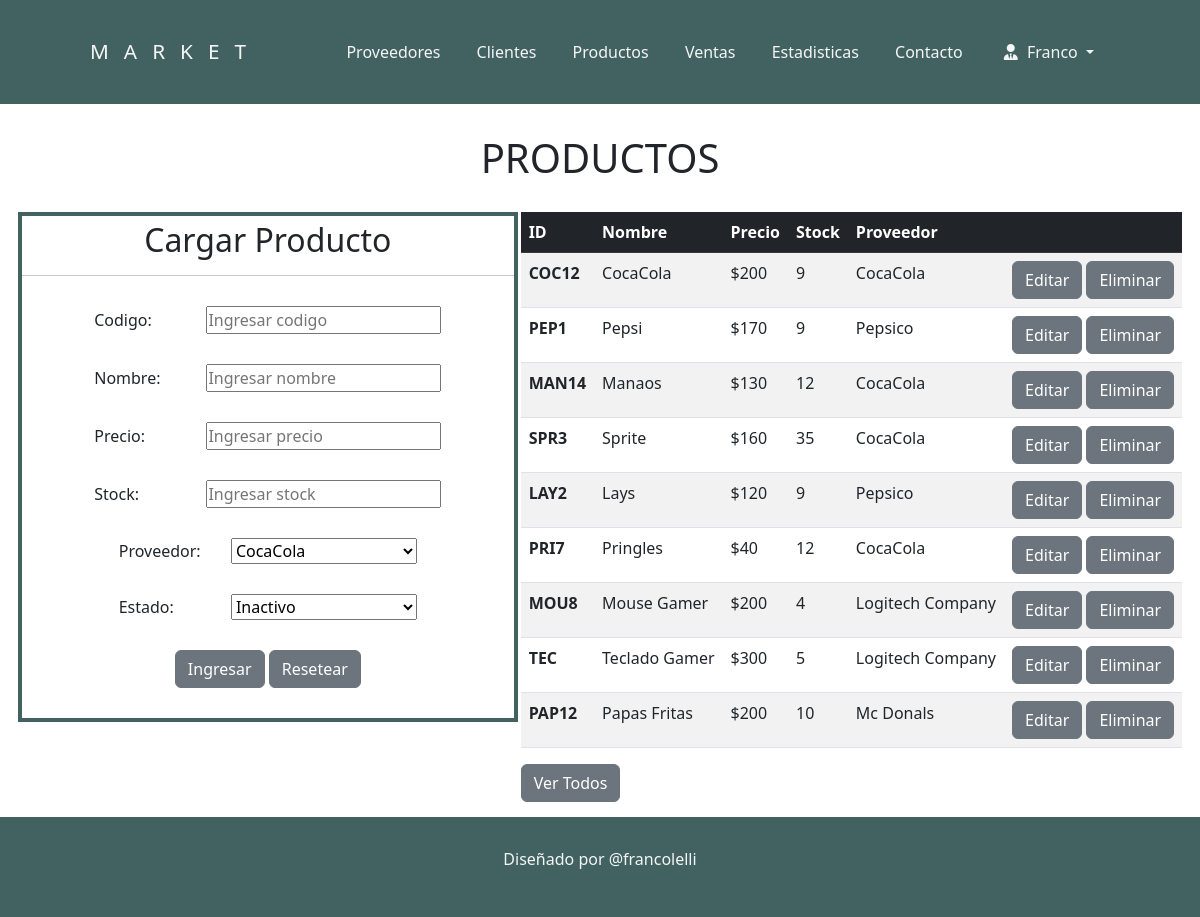
Screenshot of /productos.php (signed in) with the database file from the repository.
### tables this page shows
CREATE TABLE `usuario` (
  `Usu_id` int(11) NOT NULL,
  `Usu_nombre` varchar(25) DEFAULT NULL,
  `Usu_email` varchar(30) DEFAULT NULL,
  `Usu_contra` varchar(25) DEFAULT NULL
);

CREATE TABLE `prod` (
  `Prod_id` int(11) NOT NULL,
  `Prod_nombre` varchar(25) DEFAULT NULL,
  `Prod_stock` int(11) DEFAULT NULL,
  `Prod_id_prov` int(11) DEFAULT NULL,
  `estadoReal` int(11) DEFAULT NULL,
  `CodigoProd` varchar(25) DEFAULT NULL,
  `precio` int(11) DEFAULT NULL
);

CREATE TABLE `proveedor1` (
  `Prod_id` int(11) NOT NULL,
  `Prov_id_loc` int(11) DEFAULT NULL,
  `Prov_nombre` varchar(25) DEFAULT NULL,
  `Prov_apellido` varchar(25) DEFAULT NULL,
  `Prov_DNI` int(11) DEFAULT NULL,
  `estadoReal` int(11) DEFAULT NULL
);

### productos.php (the view, shortened to what this page needs)
<?php
    $db = new mysqli('localhost', 'root', '', 'sistema_prog');
    if(!isset($_SESSION['email'])){
        header("Location: ./login.php");
    }else{
        $email = $_SESSION['email'];
?>
<!DOCTYPE html>
<html>
<head>
    <link rel="stylesheet" href="./css/styles.css">
    <link href="https://cdn.jsdelivr.net/npm/bootstrap@5.2.1/dist/css/bootstrap.min.css" rel="stylesheet">
</head>
<body>
    <header class="header">
        <div class="divGeneral logo-nav-container">
            <a href="./index.php" class="logo">MARKET</a>
            <nav class="navegation">
                <ul class="listaNav">
                    <li><a href="./proveedores.php">Proveedores</a></li>
                    <li><a href="./clientes.php">Clientes</a></li>
                    <li><a href="./productos.php">Productos</a></li>
                    <li><a href="./ventas.php">Ventas</a></li>
                    <li><a href="./estadisticas.php">Estadisticas</a></li>
                    <li><a href="./contacto.php">Contacto</a></li>
                    <li class="nav-item dropdown">
                        <a class="nav-link dropdown-toggle" href="#" role="button" data-bs-toggle="dropdown" aria-expanded="false">
                        <i class="fas fa-user-tie logo2"></i>
                        <?php
                            $consultaNom = $db->query("SELECT Usu_nombre FROM usuario WHERE Usu_email = '$email'");
                            $arrayNom = $consultaNom->fetch_array();
                            echo $arrayNom[0];
                        ?>
                        </a>
                    </li>
                </ul>
            </nav>
        </div>
    </header>
    <main>
        <div>
            <h1 class="tituloPagina">PRODUCTOS</h1>
        </div>
        <section class="panelProv">
            <div class="formProv">
                <form class="form" action="productos.php" id="formulario" method="post">
                    <div class="tituloForm"><h2>Cargar Producto</h2></div>
                    <hr>
                    <div class="divForm">
                        <label for="dni">Codigo:</label>
                        <input type="text" name="code" placeholder="Ingresar codigo" id="codProd">
                    </div>
                    <div class="divForm">
                        <label for="name">Nombre:</label>
                        <input type="text" name="name" placeholder="Ingresar nombre" id="nombreProd">
                    </div>
                    <div class="divForm">
                        <label for="name">Precio:</label>
                        <input type="number" onkeydown="return event.keyCode !== 69" name="precio" placeholder="Ingresar precio" id="precioProd">
                    </div>
                    <div class="divForm">
                        <label for="stock">Stock:</label>
                        <input type="number" onkeydown="return event.keyCode !== 69" name="stock" placeholder="Ingresar stock" id="stockProd">
                    </div>
                    <div class="divForm">
                        <label for="ciudad">Proveedor:</label>
                        <select name="proveedor" id="proveedor">
                        <?php
                            $arrayConsulta = $db->query("SELECT (proveedor1.Prod_id) as 'id_prov', (proveedor1.Prov_apellido) as 'NombreProv' FROM proveedor1 ORDER BY Prov_apellido");
                            $consulta = $arrayConsulta->fetch_array();
                            while($consulta != null){
                                echo "<option value=".$consulta['id_prov'].">".$consulta['NombreProv']."</option>";
                                $consulta = $arrayConsulta->fetch_array();
                            };
                        ?>
                        </select>
                    </div>
                    <div class="divForm">
                        <label for="estado">Estado:</label>
                        <select name="estado" id="estado">
                        <?php
                            $arrayConsulta = $db->query("SELECT estado.Nombre as 'nombre', estado.estadoValor as  'valorEstado' FROM estado");
                            $consulta = $arrayConsulta->fetch_array();
                            while($consulta != null){
                                $value = $consulta['valorEstado'];
                                echo "<option value='$value'>".$consulta['nombre']."</option>";
                                $consulta = $arrayConsulta->fetch_array();
                            };
                        ?>
                        </select>
                    </div>
                    <div class="divForm">
                        <button type="button" class="btn btn-secondary" id="btnAgregar" onclick="validar()">Ingresar</button>
                        <button type="reset" class="btn btn-secondary">Resetear</button>
                    </div>
                </form>
            </div>
            <div class="tablaProv">
                <table class="table table-striped">
                    <thead class="table-dark">
                        <tr>
                        <th scope="col">ID</th>
                        <th scope="col">Nombre</th>
                        <th scope="col">Precio</th>
                        <th scope="col">Stock</th>
                        <th scope="col">Proveedor</th>
                        <th scope="col"></th>
                        </tr>
                    </thead>
                    <tbody>
                        <?php
                            $arrayConsulta = $db->query("SELECT (prod.Prod_id) as 'id' ,(prod.Prod_nombre) as 'Nombre', (prod.Prod_stock) as 'Stock', (proveedor1.Prov_apellido) as 'Proveedor', (prod.precio) as 'Precio', (prod.estadoReal) as 'Estado', CodigoProd FROM prod, proveedor1 WHERE proveedor1.Prod_id = prod.Prod_id_prov AND prod.estadoReal = 1 AND prod.Prod_stock > 0");
                            $consulta = $arrayConsulta->fetch_array();
                            while($consulta != null){
                                echo "<tr> <td> <b>".$consulta["CodigoProd"]."</b></td>";
                                echo "<td> ".$consulta["Nombre"]."</td>";
                                echo "<td> $".$consulta["Precio"]."</td>";
                                echo "<td> ".$consulta["Stock"]."</td>";
                                echo "<td> ".$consulta["Proveedor"]."</td>";
                                echo "<td>
                                <a href='./datosProductos/editar3.php?id=".$consulta['id']."'><button type='submit' class='btn btn-secondary' name='editarReg'>Editar</button></a>
                                <a href='./datosProductos/eliminar3.php?id=".$consulta['id']."'><button type='button' class='btn btn-secondary' name='eliminarReg' id='btnEliminarReg' onclick='return borrarReg()'>Eliminar</button></a>
                                </td></tr>";
                                $consulta = $arrayConsulta->fetch_array();
                            }
                        ?>
                    </tbody>
                </table>
                <a href="./datosProductos/verTodos3.php"><button class='btn btn-secondary'>Ver Todos</button></a>
            </div>
        </section>
    </main>
    <footer class="footer">
        <div class="">
            <p>
                Diseñado por @francolelli
            </p>
        </div>
    </footer>
</body>
</html>
<?php
}
?>

### css/styles.css (style rules this page uses)
* { margin: 0; padding: 0; box-sizing: border-box; }
html { height: 100%; }
body { font-family: 'Roboto', sans-serif; font-size: 1.2rem; line-height: 1.6em; color: #333; display: flex; height: 100%; flex-direction: column; }
.header { background-color: #2a2a2a; color: whitesmoke; padding: 2rem 0; width: 100%; }
.header a { color: whitesmoke; text-decoration: none; }
.divGeneral { width: 85%; margin: 0 auto; }
.header { background-color: #426262; color: whitesmoke; padding: 2rem 0; width: 100%; }
.logo { letter-spacing: 15px; font-size: 1.3em; }
.logo2 { margin: 0px 5px; }
.logo-nav-container { display: flex; justify-content: space-between; align-items: center; flex-wrap: wrap; }
.navegation ul { margin: 0; padding: 0; list-style: none; }
.navegation ul li { display: inline-block; }
.navegation ul li a { display: block; padding: 0.5rem 1rem; transition: all 0.4s linear; }
.tituloPagina { text-align: center; padding: 10px 0px; margin: 20px 0px; }
.tituloForm { margin-top: 5px; text-align: center; }
.footer { background: #426262; text-align: center; margin-top: auto; }
.footer p { padding: 30px 0px; color: whitesmoke; }
.panelProv { display: flex; justify-content: space-evenly; align-items: start; margin: 15px; flex-direction: row; }
.form { border: 4px solid #426262; width: 500px; display: block; }
label { width: 108px; text-align: start; }
.divForm { text-align: center; margin: 30px 0px; }
select { width: 186px; }

### rows the page displays
usuario: Usu_nombre "Franco"
prod: CodigoProd "COC12", Prod_nombre "CocaCola", precio "200", Prod_stock "9", proveedor1.Prov_apellido "CocaCola"
prod: CodigoProd "PEP1", Prod_nombre "Pepsi", precio "170", Prod_stock "9", proveedor1.Prov_apellido "Pepsico"
prod: CodigoProd "MAN14", Prod_nombre "Manaos", precio "130", Prod_stock "12", proveedor1.Prov_apellido "CocaCola"
prod: CodigoProd "SPR3", Prod_nombre "Sprite", precio "160", Prod_stock "35", proveedor1.Prov_apellido "CocaCola"
prod: CodigoProd "LAY2", Prod_nombre "Lays", precio "120", Prod_stock "9", proveedor1.Prov_apellido "Pepsico"
prod: CodigoProd "PRI7", Prod_nombre "Pringles", precio "40", Prod_stock "12", proveedor1.Prov_apellido "CocaCola"
prod: CodigoProd "MOU8", Prod_nombre "Mouse Gamer", precio "200", Prod_stock "4", proveedor1.Prov_apellido "Logitech Company"
prod: CodigoProd "TEC", Prod_nombre "Teclado Gamer", precio "300", Prod_stock "5", proveedor1.Prov_apellido "Logitech Company"
prod: CodigoProd "PAP12", Prod_nombre "Papas Fritas", precio "200", Prod_stock "10", proveedor1.Prov_apellido "Mc Donals"

### other values shown
form field proveedor "CocaCola"
form field estado "Inactivo"
